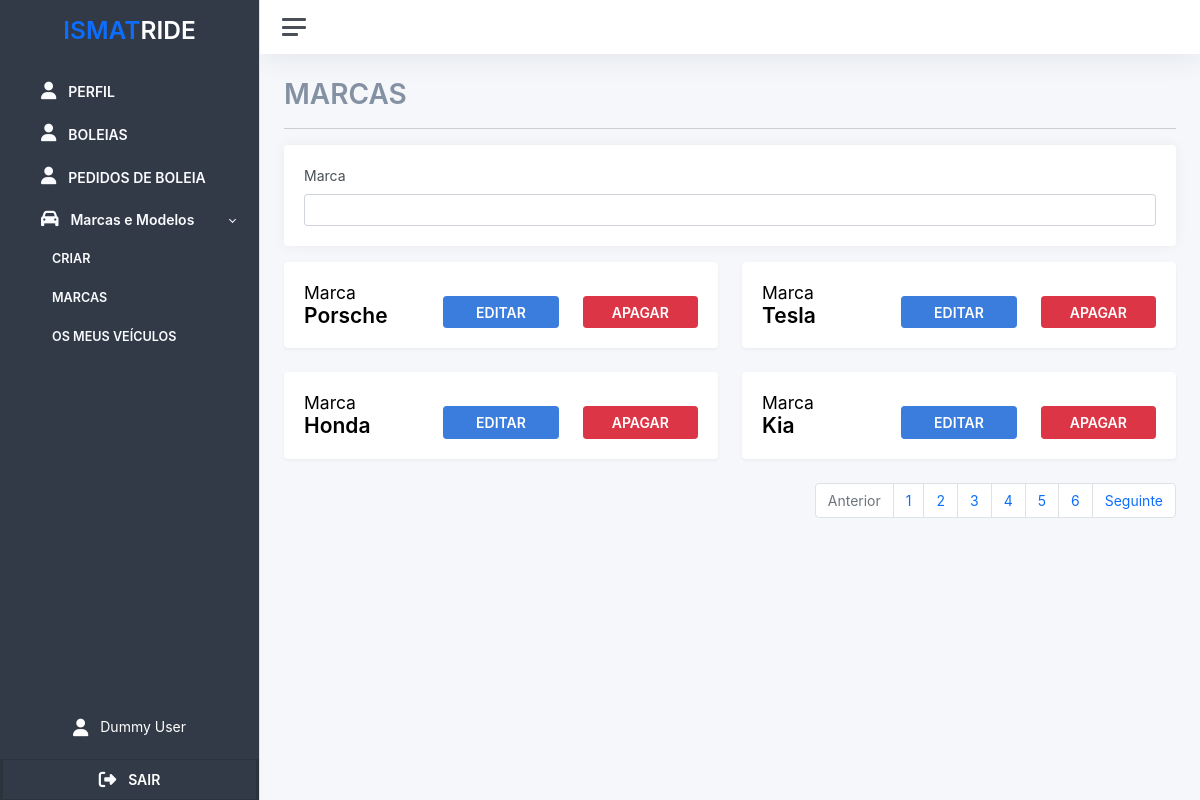
The app's page /brands/get (signed in), older data.
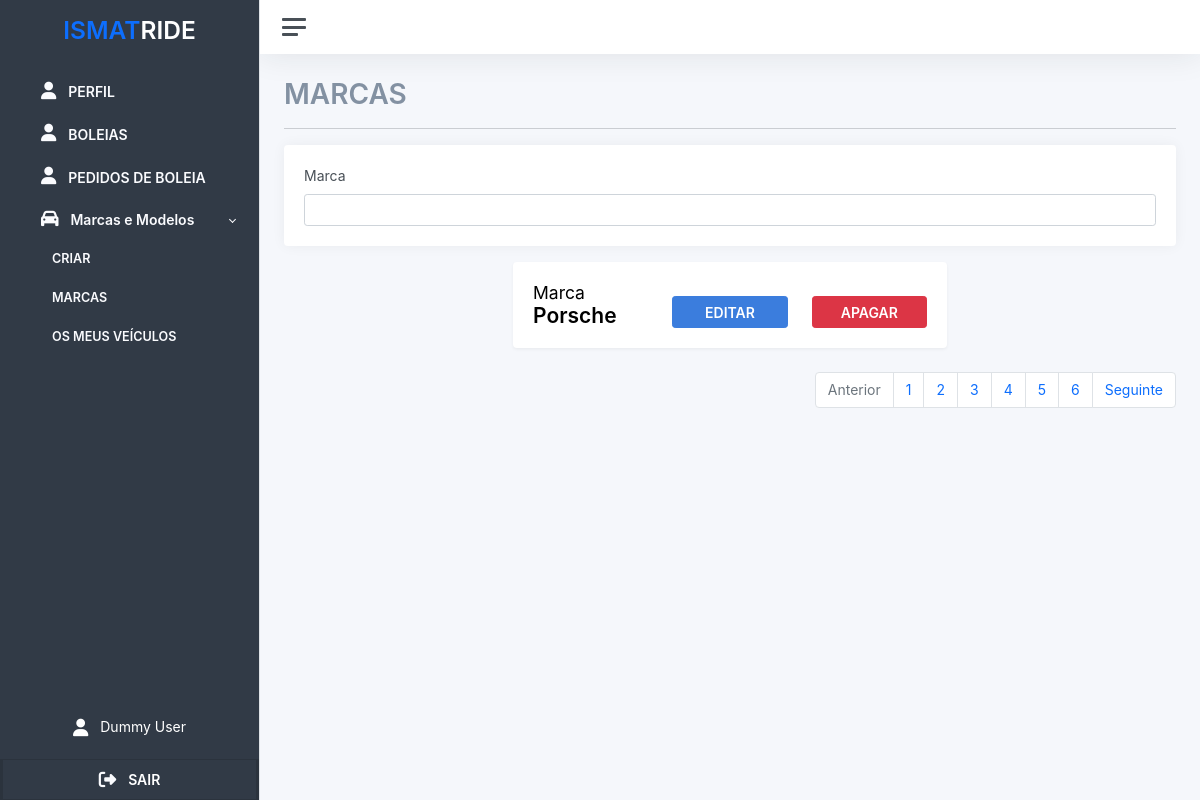
The same page, newer data.
### src/users/users.py (models this page shows)
class Brand(db.Model):
	__tablename__ = 'brand'
	id = db.Column(db.Integer, primary_key=True)
	name = db.Column(db.String(100))

### src/brands/routes.py (the view)
@brand_bp.route("get")
@login_required
def get():
       db_brands = Brand.query.all()
       return render_template("brands/index.html", brands = db_brands)

### src/templates/brands/index.html
{% extends 'base/base.html' %} {% block title %} Marcas {% endblock title %} {%
block container_title %} MARCAS {% endblock container_title %} {% block filters
%}
<div class="card mb-3">
  <div class="card-body">
    <div
      class="d-flex flex-row flex-wrap gap-4 justify-content-center justify-content-sm-start"
    >
      <div class="flex-fill">
        <label class="form-label secondary-secondary-text-color">Marca</label>
        <input type="text" class="form-control" />
      </div>
    </div>
  </div>
</div>
{% endblock filters %} {%block content %}
<div class="row justify-content-evenly">
  {% for item in brands %}
  <div class="col-12 col-md-6 col-lg-6">
    <div class="card shadow">
      <div class="card-body">
        <div class="row h-100">
          <div class="col-12 col-sm-6 col-md-4">
            <div class="col-12 d-flex flex-column">
              <h4 class="mb-0">Marca</h4>
              <h3 class="fw-bold mb-0">{{item.name}}</h3>
            </div>
          </div>
          <div class="col-12 col-sm-6 col-md-8">
            <div class="d-flex flex-column h-100 justify-content-end">
              <div class="row align-items-end">
                <div class="col-6 col-sm-6">
                  <button class="btn btn-primary w-100 fw-bold">EDITAR</button>
                </div>
                <div class="col-6 col-sm-6">
                  <button class="btn btn-danger w-100 fw-bold">APAGAR</button>
                </div>
              </div>
            </div>
          </div>
        </div>
      </div>
    </div>
  </div>
  {% endfor %}
</div>
{% endblock content %}

### src/templates/base/base.html (shortened to what this page needs)
<!DOCTYPE html>
<html lang="en">
  <head>
    <link
      rel="stylesheet"
      type="text/css"
      href="{{ url_for('static',filename='styles/backoffice/global.css') }}"
    />
    <link
      rel="stylesheet"
      type="text/css"
      href="{{ url_for('static',filename='styles/backoffice/adminkit.css') }}"
    />
  </head>
  <body>
    <div class="wrapper">
      <nav id="sidebar" class="sidebar shadow js-sidebar">
        <div class="sidebar-content border-end border-black js-simplebar">
          <h2 class="fw-bold p-3 text-center">
            <span class="primary-color" style="cursor: pointer"
              >ISMAT<span class="secondary-color">RIDE</span></span
            >
          </h2>
          <ul class="sidebar-nav">
            <li class="sidebar-item">
              <a class="sidebar-link" href="">
                <span class="align-middle fw-bold"> PERFIL</span>
              </a>
            </li>
            <li class="sidebar-item">
              <a class="sidebar-link" href="">
                <span class="align-middle fw-bold"> BOLEIAS</span>
              </a>
            </li>
            <li class="sidebar-item">
              <a class="sidebar-link" href="#">
                <span class="align-middle fw-bold"> PEDIDOS DE BOLEIA</span>
              </a>
            </li>
            <li class="sidebar-item">
              <a
                class="sidebar-link collapsed"
                data-bs-target="#vehicles"
                data-bs-toggle="collapse"
              >
                <span class="align-middle fw-bold">Marcas e Modelos</span>
              </a>
              <ul
                id="vehicles"
                class="sidebar-dropdown list-unstyled collapse show"
                data-bs-parent="#sidebar"
              >
                <li class="sidebar-item">
                  <a
                    class="sidebar-link fw-bold"
                    type="button"
                    data-bs-toggle="modal"
                    data-bs-target="#createVehicleModal"
                    >CRIAR</a
                  >
                </li>
                <li class="sidebar-item">
                  <a href="../vehicles-page/" class="sidebar-link fw-bold"
                    >MARCAS</a
                  >
                </li>
                <li class="sidebar-item">
                  <a href="../vehicles-page/" class="sidebar-link fw-bold"
                    >OS MEUS VEÍCULOS</a
                  >
                </li>
              </ul>
            </li>
          </ul>
          <div class="row w-100 m-0 mb-3">
            <button class="btn rounded-0 button-wrapper">
              <span class="secondary-color">Dummy User</span>
            </button>
          </div>
          <div class="row w-100 m-0 button-wrapper">
            <button class="btn rounded-0 decoration-none p-2">
              <span class="fw-bold secondary-color">SAIR</span>
            </button>
          </div>
        </div>
      </nav>
      <div class="main">
        <nav class="navbar navbar-expand navbar-light navbar-bg">
          <a class="sidebar-toggle js-sidebar-toggle">
            <i class="hamburger align-self-center"></i>
          </a>
        </nav>
        <main class="content">
          <div class="container-fluid p-0">
            <h1 class="fw-bold secondary-text-color">
              {% block container_title %} {% endblock container_title %}
            </h1>
            <hr />
            {% block filters %} {% endblock filters %} {% block content %} {%
            endblock content %}
          </div>
          <div
            class="d-flex align-items-center justify-content-center justify-content-md-end"
          >
            <ul class="pagination">
              <li class="page-item disabled">
                <a class="page-link" href="#" tabindex="-1">Anterior</a>
              </li>
              <li class="page-item"><a class="page-link" href="#">1</a></li>
              <li class="page-item ATIVO">
                <a class="page-link" href="#"
                  >2 <span class="sr-only">(current)</span></a
                >
              </li>
              <li class="page-item"><a class="page-link" href="#">3</a></li>
              <li class="page-item"><a class="page-link" href="#">4</a></li>
              <li class="page-item"><a class="page-link" href="#">5</a></li>
              <li class="page-item"><a class="page-link" href="#">6</a></li>
              <li class="page-item">
                <a class="page-link" href="#">Seguinte</a>
              </li>
            </ul>
          </div>
        </main>
      </div>
    </div>
  </body>
</html>

### src/static/styles/backoffice/global.css (style rules this page uses)
.primary-color { color: #0d6efd !important; }
.secondary-color { color: white !important; }
.secondary-text-color { color: #8391a2 !important; }
.sidebar-link { background-color: #fafbfe !important; }
.sidebar-content { background-color: #313a46 !important; }
.sidebar-link { color: #fafbfe !important; background-color: transparent !important; }
i { color: #6c757d; }
a { text-decoration: none !important; }
.pagination { display: flex; padding-left: 0; list-style: none; border-radius: 0.25rem; }
.page-link { position: relative; display: block; padding: 0.5rem 0.75rem; margin-left: -1px; line-height: 1.25; color: #0d6efd; background-color: #fff; border: 1px solid #dee2e6; }
.page-link:not(:disabled):not(.disabled) { cursor: pointer; }
.page-item:first-child .page-link { margin-left: 0; border-top-left-radius: 0.25rem; border-bottom-left-radius: 0.25rem; }
.page-item:last-child .page-link { border-top-right-radius: 0.25rem; border-bottom-right-radius: 0.25rem; }
.page-item.disabled .page-link { color: #6c757d; pointer-events: none; cursor: auto; background-color: #fff; border-color: #dee2e6; }
.button-wrapper { border-top-width: 1px !important; border-bottom-width: 1px !important; border-style: solid; border-color: rgba(0, 0, 0, 0.13); }
.wrapper, .main { background-color: #fafbfe; }

Row changes from the older to the newer data that the page shows:
removed Brand: name "Tesla"
removed Brand: name "Honda"
removed Brand: name "Kia"
